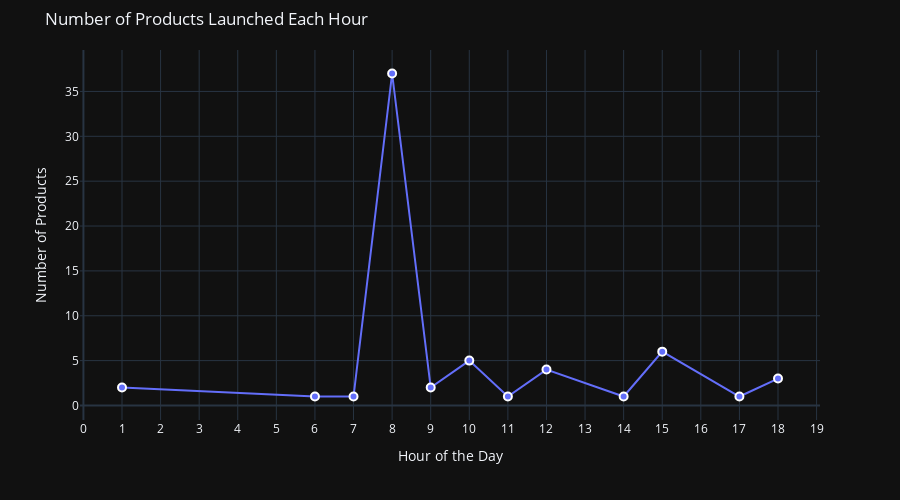

Notebook cell for this chart:
### Code cell
# Count the number of products launched each hour of the day
hour_counts = New_filtered_df['hours'].value_counts().sort_index()

# Create a line plot using Plotly
fig = go.Figure()

fig.add_trace(go.Scatter(x=hour_counts.index, y=hour_counts.values, mode='lines+markers', line_shape='linear'))

# Update the layout with a modern look
fig.update_layout(
    title='Number of Products Launched Each Hour',
    xaxis_title='Hour of the Day',
    yaxis_title='Number of Products',
    xaxis=dict(tickvals=list(range(24))),
    yaxis=dict(tickmode='array',  # Set the tick mode to 'array' for custom tick values
               tickvals=list(range(0, hour_counts.max() + 1, 5)),  # Show labels every 5 values
               ticktext=list(range(0, hour_counts.max() + 1, 5)),  # Use the same values for tick labels
               ),
    # width=800,            # Adjust the plot width to provide more space for labels
    height=500,           # Adjust the plot height to provide more space for labels
    margin=dict(t=50),    # Add margin at the top for the title
    template='plotly_dark'  # Use a dark theme for a modern look
)

# Update marker and line styles
fig.update_traces(marker=dict(size=8, line=dict(width=2, color='white')), line=dict(width=2))

# Show the plot
fig.show()

### Figure 1 — Plotly figure (JSON) as saved in the notebook; plotly's stock layout.template omitted (floating-point values rounded to 4 significant figures)
{"data": [{"line": {"shape": "linear", "width": 2}, "marker": {"line": {"color": "white", "width": 2}, "size": 8}, "mode": "lines+markers", "type": "scatter", "x": [1, 6, 7, 8, 9, 10, 11, 12, 14, 15, 17, 18], "y": [2, 1, 1, 37, 2, 5, 1, 4, 1, 6, 1, 3]}], "layout": {"height": 500, "margin": {"t": 50}, "title": {"text": "Number of Products Launched Each Hour"}, "xaxis": {"tickvals": [0, 1, 2, 3, 4, 5, 6, 7, 8, 9, 10, 11, 12, 13, 14, 15, 16, 17, 18, 19, 20, 21, 22, 23], "title": {"text": "Hour of the Day"}}, "yaxis": {"tickmode": "array", "ticktext": [0, 5, 10, 15, 20, 25, 30, 35], "tickvals": [0, 5, 10, 15, 20, 25, 30, 35], "title": {"text": "Number of Products"}}}}
